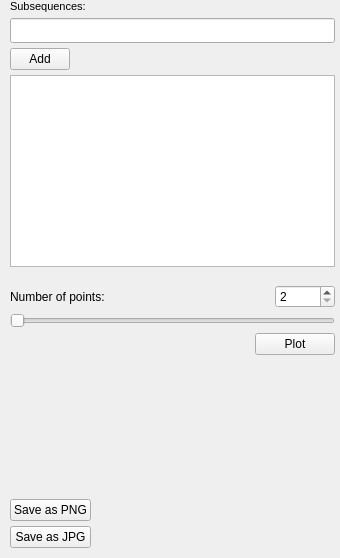
<?xml version="1.0" encoding="UTF-8"?>
<ui version="4.0">
 <class>mainWidget</class>
 <widget class="QWidget" name="mainWidget">
  <property name="geometry">
   <rect>
    <x>0</x>
    <y>0</y>
    <width>340</width>
    <height>558</height>
   </rect>
  </property>
  <property name="sizePolicy">
   <sizepolicy hsizetype="Expanding" vsizetype="Expanding">
    <horstretch>0</horstretch>
    <verstretch>0</verstretch>
   </sizepolicy>
  </property>
  <property name="windowTitle">
   <string>Form</string>
  </property>
  <property name="styleSheet">
   <string notr="true">light_style.qss</string>
  </property>
  <layout class="QVBoxLayout" name="verticalLayout_3">
   <property name="spacing">
    <number>5</number>
   </property>
   <property name="sizeConstraint">
    <enum>QLayout::SetMinimumSize</enum>
   </property>
   <property name="leftMargin">
    <number>10</number>
   </property>
   <property name="topMargin">
    <number>0</number>
   </property>
   <property name="rightMargin">
    <number>5</number>
   </property>
   <property name="bottomMargin">
    <number>10</number>
   </property>
   <item>
    <widget class="QLabel" name="label_3">
     <property name="sizePolicy">
      <sizepolicy hsizetype="Expanding" vsizetype="Preferred">
       <horstretch>0</horstretch>
       <verstretch>0</verstretch>
      </sizepolicy>
     </property>
     <property name="font">
      <font>
       <pointsize>8</pointsize>
      </font>
     </property>
     <property name="text">
      <string>Subsequences:  </string>
     </property>
    </widget>
   </item>
   <item>
    <widget class="QLineEdit" name="subseqEdit">
     <property name="minimumSize">
      <size>
       <width>0</width>
       <height>25</height>
      </size>
     </property>
     <property name="font">
      <font>
       <pointsize>10</pointsize>
      </font>
     </property>
    </widget>
   </item>
   <item>
    <widget class="QPushButton" name="addButton">
     <property name="sizePolicy">
      <sizepolicy hsizetype="Fixed" vsizetype="Fixed">
       <horstretch>0</horstretch>
       <verstretch>0</verstretch>
      </sizepolicy>
     </property>
     <property name="minimumSize">
      <size>
       <width>60</width>
       <height>0</height>
      </size>
     </property>
     <property name="maximumSize">
      <size>
       <width>60</width>
       <height>16777215</height>
      </size>
     </property>
     <property name="baseSize">
      <size>
       <width>0</width>
       <height>0</height>
      </size>
     </property>
     <property name="text">
      <string>Add</string>
     </property>
    </widget>
   </item>
   <item>
    <widget class="QTableWidget" name="table">
     <property name="editTriggers">
      <set>QAbstractItemView::NoEditTriggers</set>
     </property>
     <property name="tabKeyNavigation">
      <bool>false</bool>
     </property>
     <property name="showDropIndicator" stdset="0">
      <bool>false</bool>
     </property>
     <property name="dragDropOverwriteMode">
      <bool>false</bool>
     </property>
     <property name="selectionMode">
      <enum>QAbstractItemView::NoSelection</enum>
     </property>
     <property name="iconSize">
      <size>
       <width>20</width>
       <height>20</height>
      </size>
     </property>
     <property name="textElideMode">
      <enum>Qt::ElideMiddle</enum>
     </property>
     <property name="verticalScrollMode">
      <enum>QAbstractItemView::ScrollPerPixel</enum>
     </property>
     <property name="horizontalScrollMode">
      <enum>QAbstractItemView::ScrollPerPixel</enum>
     </property>
     <property name="showGrid">
      <bool>false</bool>
     </property>
     <attribute name="horizontalHeaderVisible">
      <bool>false</bool>
     </attribute>
     <attribute name="horizontalHeaderDefaultSectionSize">
      <number>100</number>
     </attribute>
     <attribute name="horizontalHeaderHighlightSections">
      <bool>false</bool>
     </attribute>
     <attribute name="horizontalHeaderMinimumSectionSize">
      <number>20</number>
     </attribute>
     <attribute name="horizontalHeaderStretchLastSection">
      <bool>false</bool>
     </attribute>
     <attribute name="verticalHeaderVisible">
      <bool>false</bool>
     </attribute>
     <attribute name="verticalHeaderDefaultSectionSize">
      <number>20</number>
     </attribute>
     <attribute name="verticalHeaderHighlightSections">
      <bool>false</bool>
     </attribute>
     <attribute name="verticalHeaderMinimumSectionSize">
      <number>20</number>
     </attribute>
     <column>
      <property name="text">
       <string>1</string>
      </property>
     </column>
     <column>
      <property name="text">
       <string>Новый столбец</string>
      </property>
     </column>
     <column>
      <property name="text">
       <string>3</string>
      </property>
     </column>
    </widget>
   </item>
   <item>
    <spacer name="verticalSpacer_2">
     <property name="orientation">
      <enum>Qt::Vertical</enum>
     </property>
     <property name="sizeType">
      <enum>QSizePolicy::Fixed</enum>
     </property>
     <property name="sizeHint" stdset="0">
      <size>
       <width>17</width>
       <height>13</height>
      </size>
     </property>
    </spacer>
   </item>
   <item>
    <layout class="QVBoxLayout" name="verticalLayout">
     <item>
      <layout class="QHBoxLayout" name="horizontalLayout_2">
       <item>
        <widget class="QLabel" name="label_2">
         <property name="text">
          <string>Number of points:</string>
         </property>
        </widget>
       </item>
       <item>
        <spacer name="horizontalSpacer">
         <property name="orientation">
          <enum>Qt::Horizontal</enum>
         </property>
         <property name="sizeType">
          <enum>QSizePolicy::Expanding</enum>
         </property>
         <property name="sizeHint" stdset="0">
          <size>
           <width>40</width>
           <height>20</height>
          </size>
         </property>
        </spacer>
       </item>
       <item>
        <widget class="QSpinBox" name="spinBox">
         <property name="sizePolicy">
          <sizepolicy hsizetype="Expanding" vsizetype="Fixed">
           <horstretch>0</horstretch>
           <verstretch>0</verstretch>
          </sizepolicy>
         </property>
         <property name="minimumSize">
          <size>
           <width>50</width>
           <height>20</height>
          </size>
         </property>
         <property name="maximumSize">
          <size>
           <width>60</width>
           <height>16777215</height>
          </size>
         </property>
         <property name="frame">
          <bool>true</bool>
         </property>
         <property name="minimum">
          <number>2</number>
         </property>
         <property name="maximum">
          <number>100</number>
         </property>
        </widget>
       </item>
      </layout>
     </item>
     <item>
      <widget class="QSlider" name="pointsSlider">
       <property name="sizePolicy">
        <sizepolicy hsizetype="Expanding" vsizetype="Fixed">
         <horstretch>0</horstretch>
         <verstretch>0</verstretch>
        </sizepolicy>
       </property>
       <property name="minimumSize">
        <size>
         <width>0</width>
         <height>0</height>
        </size>
       </property>
       <property name="minimum">
        <number>2</number>
       </property>
       <property name="maximum">
        <number>100</number>
       </property>
       <property name="pageStep">
        <number>20</number>
       </property>
       <property name="tracking">
        <bool>false</bool>
       </property>
       <property name="orientation">
        <enum>Qt::Horizontal</enum>
       </property>
       <property name="invertedAppearance">
        <bool>false</bool>
       </property>
       <property name="invertedControls">
        <bool>false</bool>
       </property>
       <property name="tickPosition">
        <enum>QSlider::NoTicks</enum>
       </property>
      </widget>
     </item>
     <item>
      <layout class="QHBoxLayout" name="horizontalLayout">
       <item>
        <spacer name="horizontalSpacer_2">
         <property name="orientation">
          <enum>Qt::Horizontal</enum>
         </property>
         <property name="sizeHint" stdset="0">
          <size>
           <width>40</width>
           <height>20</height>
          </size>
         </property>
        </spacer>
       </item>
       <item>
        <widget class="QPushButton" name="createChartButton">
         <property name="minimumSize">
          <size>
           <width>75</width>
           <height>0</height>
          </size>
         </property>
         <property name="text">
          <string>Plot</string>
         </property>
        </widget>
       </item>
      </layout>
     </item>
    </layout>
   </item>
   <item>
    <layout class="QHBoxLayout" name="horizontalLayout_3">
     <item>
      <layout class="QVBoxLayout" name="verticalLayout_2">
       <item>
        <spacer name="verticalSpacer">
         <property name="orientation">
          <enum>Qt::Vertical</enum>
         </property>
         <property name="sizeHint" stdset="0">
          <size>
           <width>20</width>
           <height>40</height>
          </size>
         </property>
        </spacer>
       </item>
       <item>
        <widget class="QPushButton" name="savePNGButton">
         <property name="text">
          <string>Save as PNG</string>
         </property>
        </widget>
       </item>
       <item>
        <widget class="QPushButton" name="saveJPGButton">
         <property name="text">
          <string>Save as JPG</string>
         </property>
        </widget>
       </item>
      </layout>
     </item>
     <item>
      <spacer name="horizontalSpacer_3">
       <property name="orientation">
        <enum>Qt::Horizontal</enum>
       </property>
       <property name="sizeHint" stdset="0">
        <size>
         <width>40</width>
         <height>20</height>
        </size>
       </property>
      </spacer>
     </item>
    </layout>
   </item>
  </layout>
 </widget>
 <resources/>
 <connections/>
</ui>
